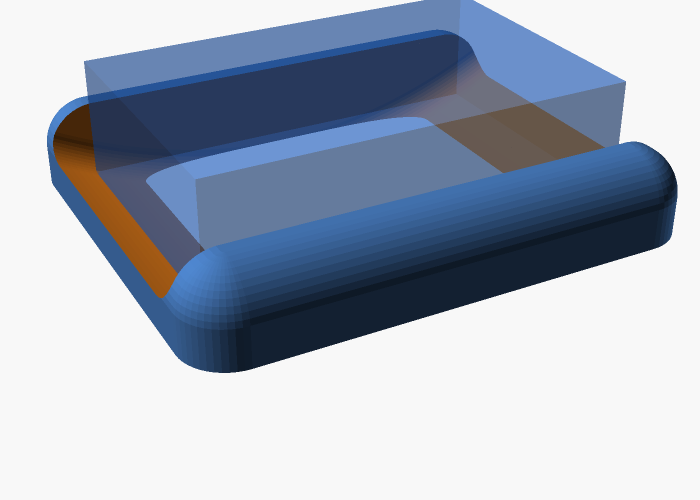
#> input picture tvalkopp/sten_iso.png, 1400 x 1000 px (shown at 1/2 size)
$ python rita_tvalkopp_sten.py
#> lines starting #> are read from the running program, lines starting #| are printed output that depends on the picture
#!/usr/bin/env python3
# -*- coding: utf-8 -*-
"""
Ritning av STEN-varianten: långsidesväggar + tjockt/rundat gods.
Genererar: tvalkopp_sten_ritning.png  (3D-render + måttsatt tvärsektion + sten-guide)
"""
import os
import numpy as np
import matplotlib
matplotlib.use("Agg")
import matplotlib.pyplot as plt
from matplotlib.patches import Polygon, Rectangle, FancyBboxPatch, Wedge
from matplotlib.gridspec import GridSpec

# parametrar (= tvalkopp_sten.scad)
L, W, T = 90.0, 60.0, 25.0
clear, wall_t, floor0, gap, wall_h, rfin, rext = 4.0, 12.0, 12.0, 10.0, 14.0, 6.0, 10.0
yhi  = W/2 + clear      # 34
BWh  = yhi + wall_t     # 46
rest = floor0 + gap     # 22
Ztop = rest + wall_h    # 36

DISH, DISH_E = "#d9d9d9", "#4d4d4d"
SOAP, RED, DIM, NOTE, GRN = "#1f5fbf", "#d62728", "#555555", "#222222", "#0a8f3c"

def dim_h(ax,x0,x1,y,text,off=2.2,fs=8.5,color=DIM):
    ax.annotate("",xy=(x1,y),xytext=(x0,y),arrowprops=dict(arrowstyle="<->",color=color,lw=1.1))
    for xx in (x0,x1): ax.plot([xx,xx],[y-1.2,y+1.2],color=color,lw=0.8)
    ax.text((x0+x1)/2,y+off,text,ha="center",va="bottom",color=color,fontsize=fs)
def dim_v(ax,y0,y1,x,text,off=2.2,fs=8.5,color=DIM):
    ax.annotate("",xy=(x,y1),xytext=(x,y0),arrowprops=dict(arrowstyle="<->",color=color,lw=1.1))
    for yy in (y0,y1): ax.plot([x-1.2,x+1.2],[yy,yy],color=color,lw=0.8)
    ax.text(x+off,(y0+y1)/2,text,ha="left",va="center",color=color,fontsize=fs,rotation=90)

fig = plt.figure(figsize=(16.5, 10.5))
gs = GridSpec(2, 2, height_ratios=[1.0, 0.62], hspace=0.16, wspace=0.10,
              left=0.035, right=0.985, top=0.91, bottom=0.03)

# --- 3D render
ax0 = fig.add_subplot(gs[0,0]); ax0.axis("off")
ax0.set_title("3D – STEN-variant (långsidesväggar, öppna ändar)", fontsize=12, fontweight="bold")
if os.path.exists("sten_iso.png"): ax0.imshow(plt.imread("sten_iso.png"))

# --- tvärsektion med mått
ax = fig.add_subplot(gs[0,1]); ax.set_aspect("equal"); ax.axis("off")
ax.set_title("TVÄRSEKTION (vid mitten) – mått för stenarbete", fontsize=12, fontweight="bold")
# gods (rundat ytterblock)
ax.add_patch(FancyBboxPatch((-BWh+rext,0+rext),2*(BWh-rext),Ztop-rext,
             boxstyle=f"round,pad={rext},rounding_size={rext}",
             facecolor=DISH, edgecolor=DISH_E, lw=1.4, mutation_aspect=1))
# inre kavitet (vit) - golv vid floor0, öppen topp, fileade bottenhörn
ax.add_patch(Rectangle((-yhi,floor0),2*yhi,Ztop-floor0+2,facecolor="white",edgecolor="none",zorder=2))
for sgn in (-1,1):
    ax.add_patch(Wedge((sgn*(yhi-rfin),floor0+rfin),rfin,180 if sgn<0 else 270,
                       270 if sgn<0 else 360,facecolor=DISH,edgecolor=DISH_E,lw=1,zorder=3))
ax.add_patch(Rectangle((-yhi,floor0),2*yhi,0.1,fill=False,edgecolor=DISH_E,lw=1.4,zorder=3))
for sgn in (-1,1):
    ax.plot([sgn*yhi,sgn*yhi],[floor0+rfin,Ztop],color=DISH_E,lw=1.4,zorder=3)
# soap
ax.add_patch(Rectangle((-W/2,rest),W,T,fill=False,edgecolor=SOAP,lw=1.8,ls=(0,(6,4)),zorder=4))
ax.text(0,rest+T/2,"TVÅL",ha="center",va="center",color=SOAP,fontsize=10,fontweight="bold")
ax.annotate("luftspalt – torkar", xy=(0,(floor0+rest)/2), xytext=(0,floor0-7),
            color=GRN, fontsize=8.5, ha="center", arrowprops=dict(arrowstyle="->",color=GRN,lw=1))
ax.annotate("", xy=(8,floor0), xytext=(8,rest), arrowprops=dict(arrowstyle="<->",color=GRN,lw=1.1))
ax.text(9,(floor0+rest)/2,f"{gap:.0f}",color=GRN,fontsize=8.5,va="center")
# väggannotering
ax.annotate("tjock VÄGG\n(långsida) =\nhindrar sidoglid",
            xy=(yhi+wall_t/2, Ztop-4), xytext=(BWh+6, Ztop-2),
            color=NOTE, fontsize=8.5, ha="left", arrowprops=dict(arrowstyle="->",color=NOTE,lw=1))
ax.text(0, floor0/2, "tjock botten", ha="center", va="center", color=NOTE, fontsize=8)
ax.annotate("filé r%g\n(inga vassa\ninnerhörn)"%rfin, xy=(-yhi+rfin,floor0+1),
            xytext=(-yhi-2, floor0-12), color=NOTE, fontsize=8, ha="center",
            arrowprops=dict(arrowstyle="->",color=NOTE,lw=1))
ax.text(0, Ztop+10, "stora ytterradier r%g (sten vill ha runt)"%rext, ha="center",
        color=NOTE, fontsize=8.5)
# mått
dim_h(ax,-W/2,W/2,Ztop+3,f"W={W:.0f}",color=SOAP)
dim_h(ax,yhi,BWh,Ztop+3,f"{wall_t:.0f}")
dim_h(ax,W/2,yhi,rest+4,f"glapp {clear:.0f}")
dim_h(ax,-BWh,BWh,Ztop+13,f"total bredd {2*BWh:.0f}")
dim_v(ax,0,floor0,BWh+4,f"botten {floor0:.0f}")
dim_v(ax,rest,Ztop,BWh+13,f"vägg {wall_h:.0f}")
ax.set_xlim(-BWh-26,BWh+30); ax.set_ylim(-16,Ztop+20)

# --- text: stenbearbetning
axt = fig.add_subplot(gs[1,:]); axt.axis("off"); axt.set_xlim(0,100); axt.set_ylim(0,10)
txt = (
    r"$\bf{Hur\ arbetar\ man\ i\ sten?}$"
    "\n"
    r"  $\bf{Svarv?}$ En svarv gör bara RUNDA (rotationssymmetriska) former – den här avlånga formen kan den INTE göra. "
    "Vill du svarva: gör en rund skål i stället (jag kan ge svarvprofilen).\n"
    r"  $\bf{För\ denna\ form:}$  • Handhugga i MJUK sten (täljsten/specksten) – kniv, rasp, borr, sandpapper. Enklast för en unik kopp.   "
    "• Vinkelslip + diamantskiva för grovform, diamant-roterstift (Dremel) för skålen, diamant-kärnborr för avloppshålet.   "
    "• CNC-stenfräs med diamantverktyg (vattenkyld) för exakt/hård sten.\n"
    r"  $\bf{Material:}$ täljsten är idealisk (Mohs ~2, vatt~ & värmetålig, nordisk tradition – och passande för just tvål). "
    "Alabaster/mjuk marmor går också. Enklast av allt: GJUT i betong/jesmonite i en 3D-printad form – stenkänsla utan att hugga.\n"
    r"  $\bf{Stenregler\ (modellen\ följer\ dem):}$ tjockt gods (botten/vägg ≳ 12 mm), inga vassa innerhörn (allt fileat), inga underskärningar, plan botten."
)
axt.text(0.5, 9.6, txt, ha="left", va="top", fontsize=9.2, color=NOTE, linespacing=1.45)

fig.suptitle("TVÅLKOPP – STEN-variant: långsidesväggar + tjockt, rundat gods för stenarbete",
             fontsize=14.5, fontweight="bold", y=0.965)
fig.text(0.035,0.005,"Alla mått i mm (exempel L=90, W=60, T=25).  Tvål = streckad.",fontsize=8,color="#666")
fig.savefig("tvalkopp_sten_ritning.png", dpi=130)
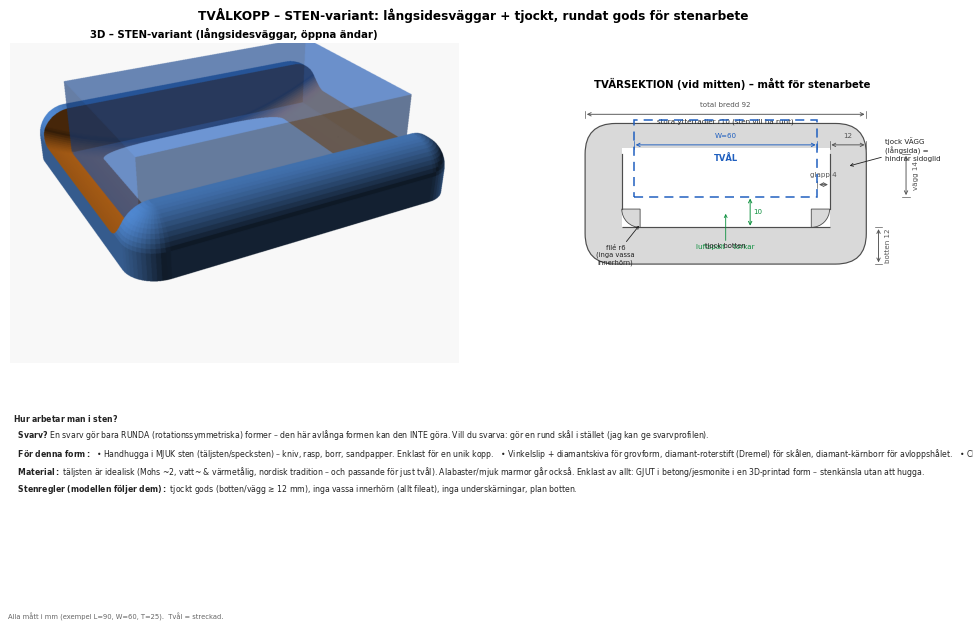
#> figure drawn by matplotlib, 2 panels
print("Sparade tvalkopp_sten_ritning.png")

$ run again, with tvalkopp/bat_iso.png copied over tvalkopp/sten_iso.png
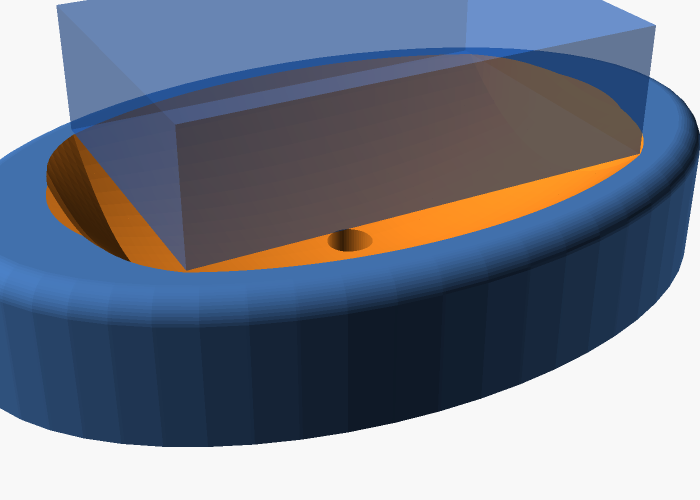
#> input picture tvalkopp/bat_iso.png, 1400 x 1000 px (shown at 1/2 size)
#> `fig.savefig("tvalkopp_sten_ritning.png", dpi=130)`:
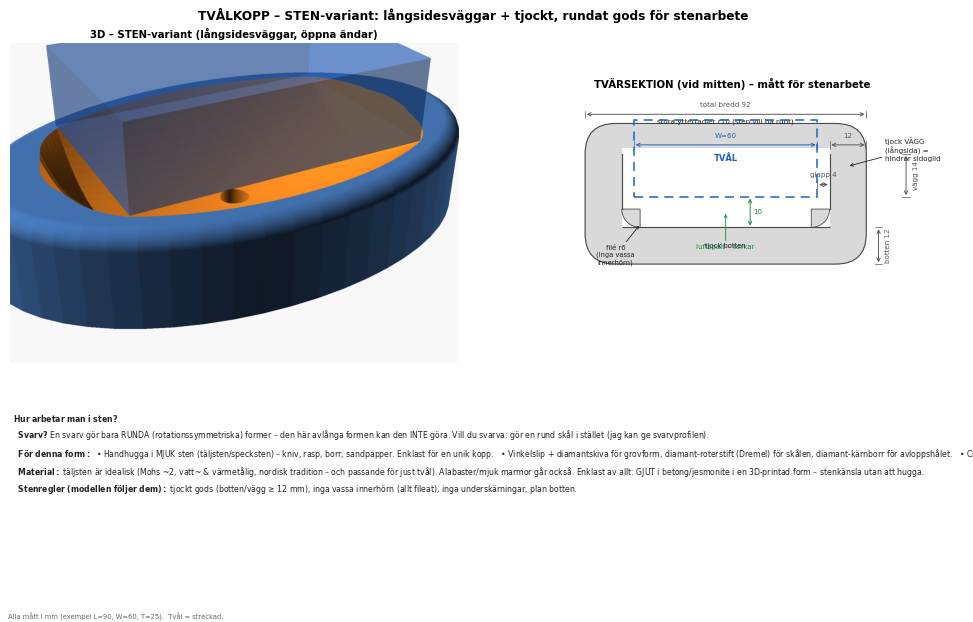
#> figure drawn by matplotlib, 2 panels

$ run again, with tvalkopp/bat_sump_iso.png copied over tvalkopp/sten_iso.png
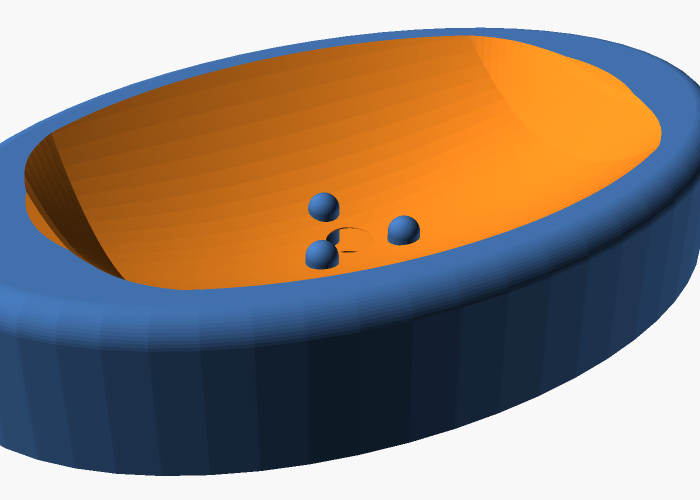
#> input picture tvalkopp/bat_sump_iso.png, 1400 x 1000 px (shown at 1/2 size)
#> `fig.savefig("tvalkopp_sten_ritning.png", dpi=130)`:
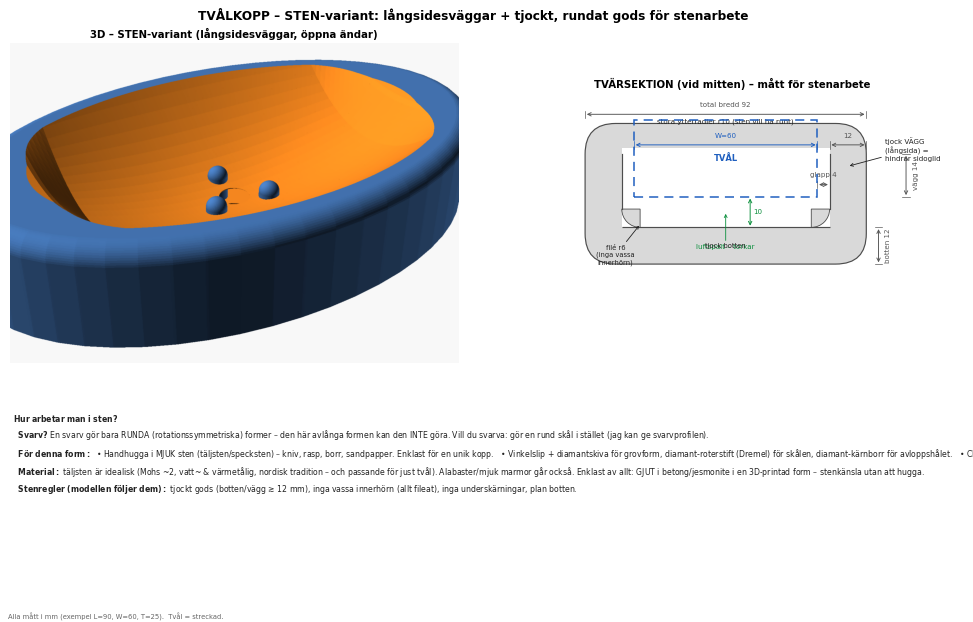
#> figure drawn by matplotlib, 2 panels

$ run again, with tvalkopp/oppen_iso.png copied over tvalkopp/sten_iso.png
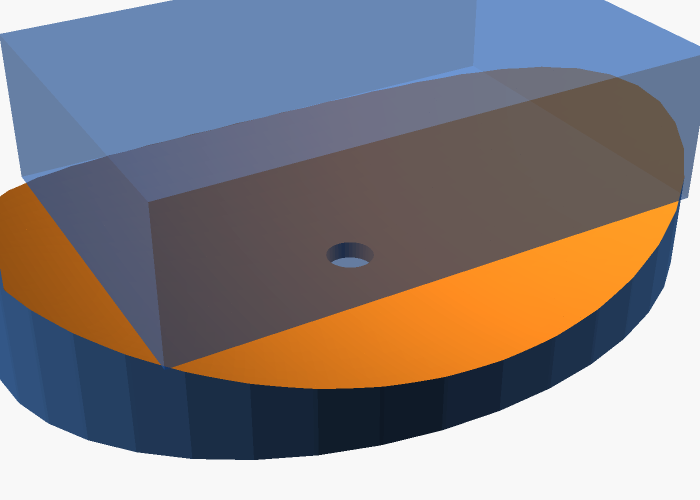
#> input picture tvalkopp/oppen_iso.png, 1400 x 1000 px (shown at 1/2 size)
#> `fig.savefig("tvalkopp_sten_ritning.png", dpi=130)`:
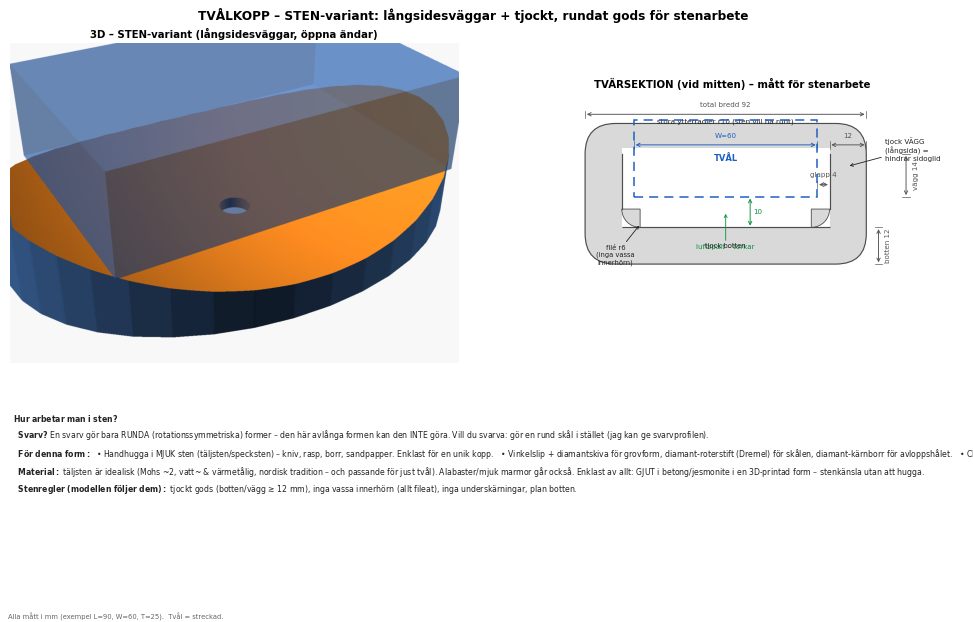
#> figure drawn by matplotlib, 2 panels
